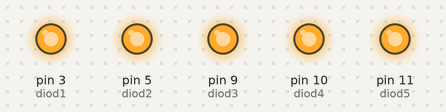
This sketch was run on a simulated Arduino Uno, built with avr-gcc and run on an emulated ATmega328P. On the bench: output pins drawn as LEDs (lit = HIGH).

Above: at 0.1 s.
Timing chart, 0 to 1.6 s (numbered marks = the images above):
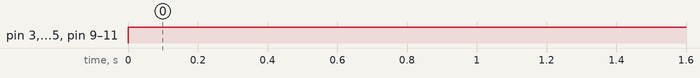

The sketch:

sketch_dec12a.ino
```cpp
int diod1 = 3, diod2 = 5, diod3 = 9, diod4 = 10, diod5 = 11;
void setup() {
  pinMode(diod1, OUTPUT);
  pinMode(diod2, OUTPUT);
  pinMode(diod3, OUTPUT);
  pinMode(diod4, OUTPUT);
  pinMode(diod5, OUTPUT);

}

void loop() {
  digitalWrite(diod1,1);
  digitalWrite(diod2, 1);
  digitalWrite(diod3, 1);
  digitalWrite(diod4, 1);
  digitalWrite(diod5, 1);

}
```

Measured:
- by itself, pin 3 (diod1), pin 5 (diod2), pin 9 (diod3), pin 10 (diod4), pin 11 (diod5): LOW → HIGH at 0.00 s
